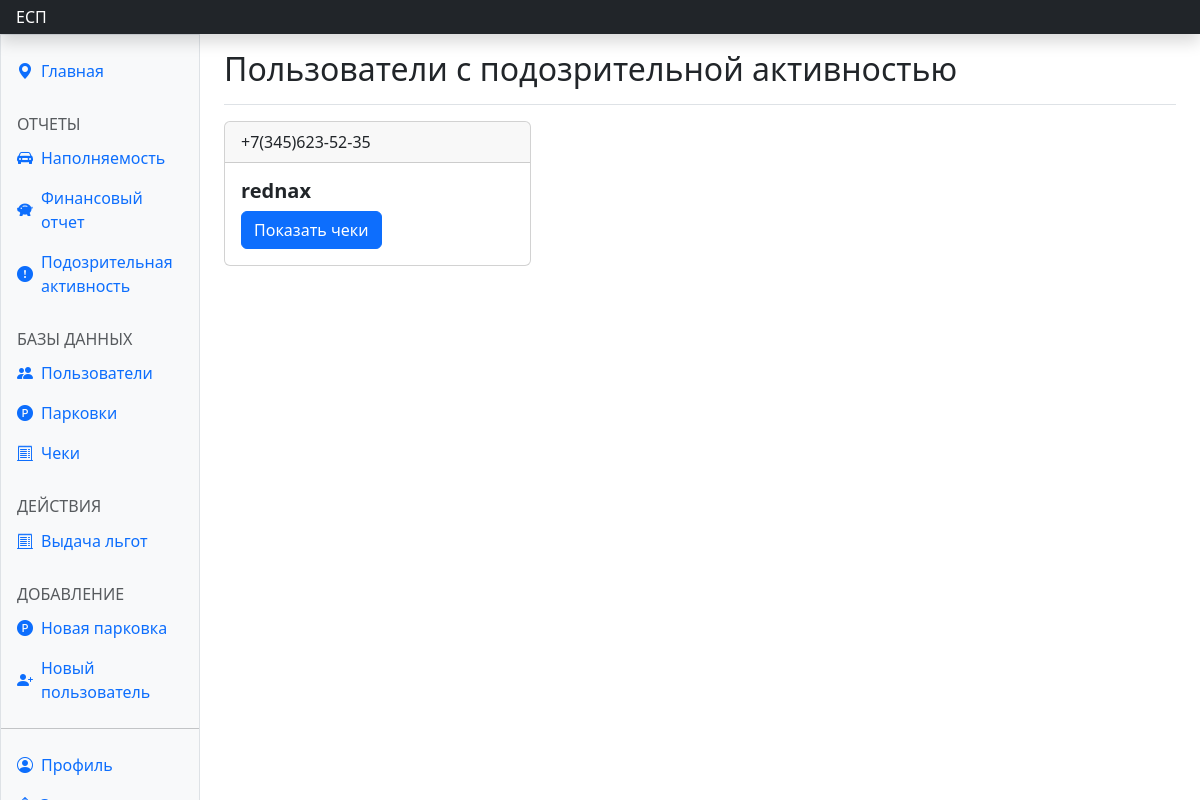
/dash_corr/ (signed in), run on an earlier commit of the app's database.
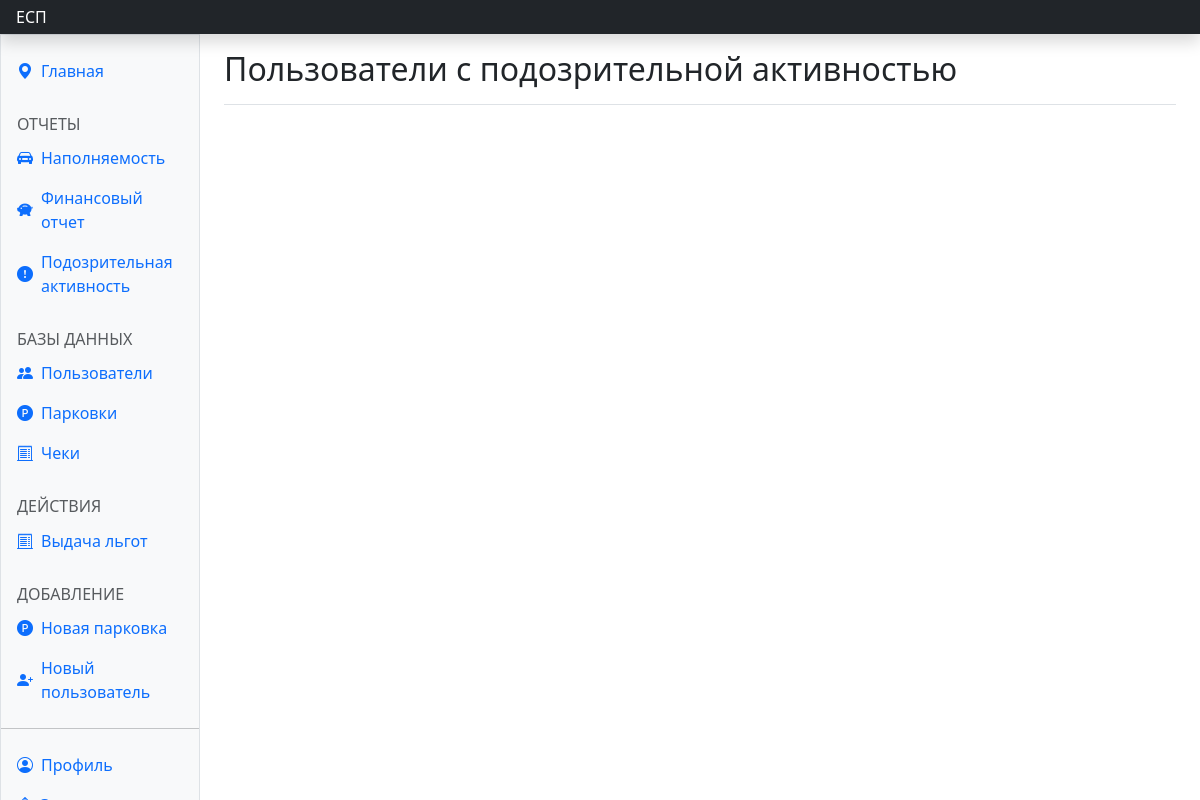
And on a later commit of the database.
### parkingapp/models.py (models this page shows, shortened)
class User(AbstractUser):
    card_num = models.PositiveBigIntegerField(default=0000)
    username = models.CharField(max_length=20, unique=True)
    phone_number = models.CharField(max_length=16, default=" ")
    park_id = models.CharField(default='', max_length=100)
    car_num = models.CharField(max_length=12, default='')
    is_superadmin = models.BooleanField(default=False)
    parking_control = models.BooleanField(default=False)
    barrier_control = models.BooleanField(default=False)
    coupon_control = models.BooleanField(default=False)
    export_right = models.BooleanField(default=False)
    parking_lot_view = models.BooleanField(default=False)

### parkingapp/views.py (the view)
# urls.py: path('dash_corr/', views.dash_corr, name='dash_corr'),
@login_required(redirect_field_name=None)
def dash_corr(request):
    if not request.user.export_right:
        return redirect(reverse('parkingapp:dont_have_access'))
    users = User.objects.all()
    corr_users = []
    corr_reciepts = []
    for user in users:
        user_reciepts = Reciept.objects.filter(user_id=user.pk)
        counter = 0
        for rec in user_reciepts:
            delta_hz = (rec.finish_time-rec.start_time)
            delta = delta_hz.days * 24 + delta_hz.seconds / 3600
            if rec.benefit and delta > 6:
                counter += 1
                corr_reciepts.append(rec)
                if counter >= 2:
                    corr_users.append(user)
                    corr_reciepts.append(rec)
                else:
                    del corr_reciepts[-1]
    context = {
        'corr_users': corr_users,
        'corr_reciepts': corr_reciepts
    }
    return render(request, 'dash_corr.html', context)

### parkingapp/templates/dash_corr.html (shortened to what this page needs)
{% extends 'dash_base.html' %}
{% block corract %}active{% endblock %}
{% block content %}
<main class="col-md-9 ms-sm-auto col-lg-10 px-md-4">
  <div class="d-flex justify-content-between flex-wrap flex-md-nowrap align-items-center pt-3 pb-2 mb-3 border-bottom">
    <h1 class="h2">Пользователи с подозрительной активностью</h1>
  </div>
  <dl class="row g-3 p-0 text-start row-cols-md-2 row-cols-xl-3 row-cols-xxl-4">
    {% for user in corr_users %}
    <div class="col">
      <div class="card">
        <div class="card-header">{{ user.phone_number }}</div>
        <div class="card-body">
          <h5 class="card-title fw-bolder">{{ user.username }}</h5>
          <button class="btn btn-primary" data-bs-toggle="modal" data-bs-target="#modalrec" data-bs-whatever="{{ user.username }}">Показать чеки</button>
        </div>
      </div>
    </div>
    {% endfor %}
  </dl>
</main>
{% endblock %}

What changed in the data, as far as the page shows it:
removed User: phone_number "+7(345)623-52-35", username "rednax"
